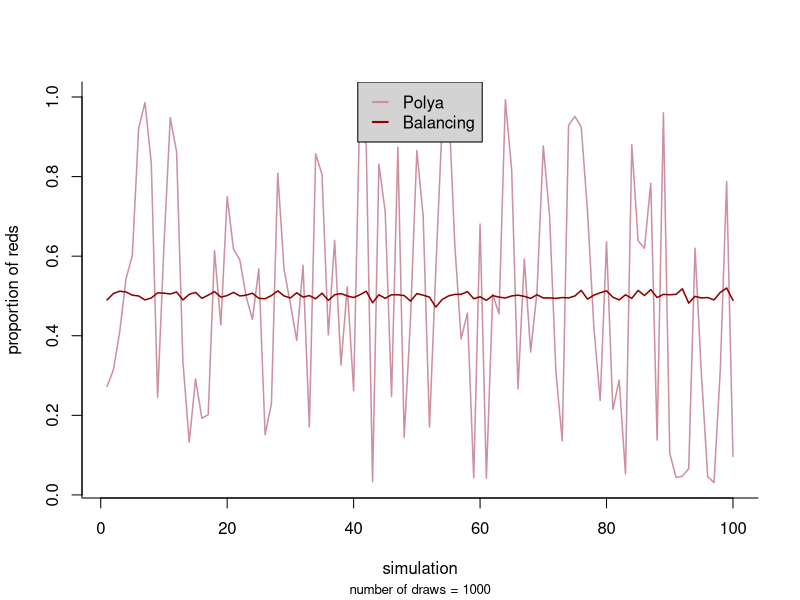
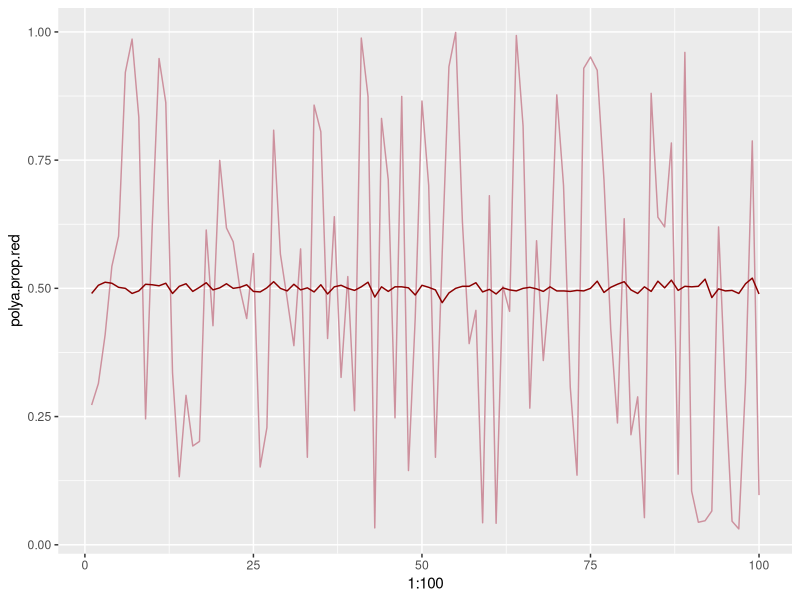
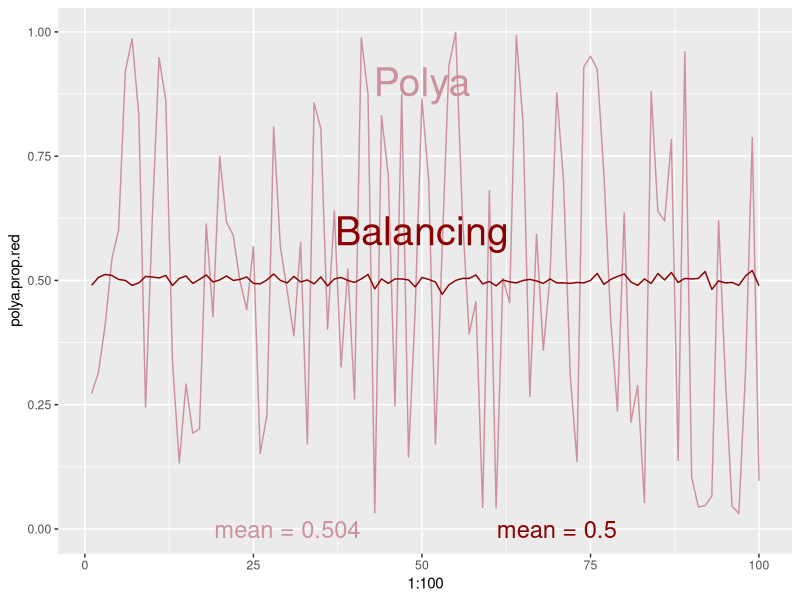

The R source for these figures, in order:
#=================================================================#
#====== MONTE CARLO SIMULATION: POLYA & BALANCING PROCESSES ======#
#=================================================================#

# Author: Jonah Gabry (jsg2201@columbia.edu)
# Written using R version 3.1.1 on Mac OS X 10.9.3
# Last Edited: 07/19/2014




# In the Polya process any proportion of reds is equally likely
# In the Balancing process the long-run proportion of reds is 1/2

# Interestingly, they both have an expected proportion of heads of 1/2 


# POLYA PROCESS -----------------------------------------------------------
polya <- function(draws){
  red <- c(TRUE, FALSE)
  i = 1
  while(i <= draws){
    draw <- sample(red, 1)
    if(draw == TRUE) {
      red <- c(red, TRUE)
    }
    else {
      red <- c(red, FALSE)
    }
    i = i + 1
  }
  red
}


# BALANCING PROCESS -------------------------------------------------------
balancing <- function(draws){
  red <- c(TRUE, FALSE)
  i = 1
  while(i <= draws){
    draw <- sample(red, 1)
    if(draw == TRUE) {
      red <- c(red, FALSE)
    }
    else {
      red <- c(red, TRUE)
    }
    i = i + 1
  }
  red
}



# SIMULATIONS -------------------------------------------------------------

# set number of draws
N <- 10^3

# simulations
polya.dat <- replicate(100, polya(10^3))
balancing.dat <- replicate(100, balancing(10^3))
polya.prop.red <- apply(X = polya.dat, MARGIN = 2, FUN = mean)
balancing.prop.red <- apply(X = balancing.dat, MARGIN = 2, FUN = mean)

mean(polya.prop.red)
mean(balancing.prop.red)

# plots
plot(polya.prop.red, type = "n",  bty = "l", 
     xlab = "simulation", ylab = "proportion of reds",
     sub = paste("number of draws =", N), cex.sub = 0.8)
lines(polya.prop.red, lwd = 1.5, col = "pink3") 
lines(balancing.prop.red, lwd = 1.5, col = "darkred")
legend("top", c("Polya", "Balancing"), ncol = 1, bg = "lightgray",
       col = c("pink3", "darkred"), lwd = 2, seg.len = 1)

library(ggplot2)
g <- ggplot(NULL, aes(x = 1:100, y = polya.prop.red)) + labs(list(x = "Simulation", y = "Proportion"))
g <- g + geom_line(color = "pink3") + geom_line(aes(y = balancing.prop.red), color = "darkred")
g

line.labs <-   annotate("text", label = c("Polya", "Balancing"), 
                   x = 50, y = c(0.9, 0.6), size = 10, 
                   colour = c("pink3", "darkred"))

mean.labs1 <- paste("mean =", round(mean(polya.prop.red), 3))
mean.labs2 <- paste("mean =",round(mean(balancing.prop.red), 3))
mean.labs <- annotate("text", label = c(mean.labs1, mean.labs2), color = c("pink3", "darkred"),
                      x = c(30, 70), y = 0.0, size = 6)

g + line.labs + mean.labs
  